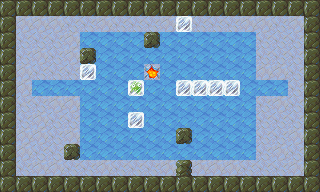

Tiled map render using the project's own tile images. Description and the map definition, with tile-layer contents summarised, below:
An orthogonal 20x12 tile map with 16x16 px tiles, 4 tile layers (Bottom, Floor, FloorTop, Blocks), 5 tilesets.

<map version="1.0" orientation="orthogonal" width="20" height="12" tilewidth="16" tileheight="16">
 <tileset firstgid="1" name="ground" tilewidth="16" tileheight="16">
  <image source="assets/tileset-ground.png" width="48" height="16" />
 </tileset>
 <tileset firstgid="4" name="misc" tilewidth="16" tileheight="16">
  <image source="assets/tileset-misc.png" width="64" height="16" />
  <tile id="3">
   <properties>
    <property name="goal" value="true" />
   </properties>
  </tile>
 </tileset>
 <tileset firstgid="8" name="pushblocks" tilewidth="16" tileheight="16">
  <image source="assets/tileset-pushblocks.png" width="48" height="16" />
  <tile id="1">
   <properties>
    <property name="goal" value="true" />
    <property name="sprite" value="assets/frozen.sprite" />
   </properties>
  </tile>
 </tileset>
 <tileset firstgid="11" name="rocks" tilewidth="16" tileheight="16">
  <properties>
   <property name="collision" value="true" />
  </properties>
  <image source="assets/tileset-rocks.png" width="256" height="48" />
 </tileset>
 <tileset firstgid="59" name="slippery" tilewidth="16" tileheight="16">
  <properties>
   <property name="slippery_block" value="true" />
   <property name="slippery_player" value="true" />
  </properties>
  <image source="assets/tileset-slippery.png" width="256" height="48" />
 </tileset>
 <layer name="Bottom" width="20" height="12">
  <data>[240 cells, 240 non-empty, 2 distinct tile ids]</data>
 </layer>
 <layer name="Floor" width="20" height="12">
  <properties>
   <property name="player_sprite" value="assets/dino.sprite" />
  </properties>
  <data>[240 cells, 153 non-empty, 3 distinct tile ids]</data>
 </layer>
 <layer name="FloorTop" width="20" height="12">
  <data>[240 cells, 7 non-empty, 3 distinct tile ids]</data>
 </layer>
 <layer name="Blocks" width="20" height="12">
  <data>[240 cells, 8 non-empty, 2 distinct tile ids]</data>
 </layer>
</map>
